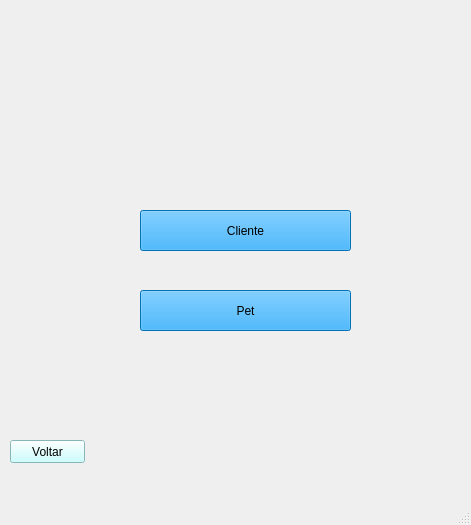
<?xml version="1.0" encoding="UTF-8"?>
<ui version="4.0">
 <class>MainWindow</class>
 <widget class="QMainWindow" name="MainWindow">
  <property name="geometry">
   <rect>
    <x>0</x>
    <y>0</y>
    <width>471</width>
    <height>525</height>
   </rect>
  </property>
  <property name="windowTitle">
   <string>MainWindow</string>
  </property>
  <widget class="QWidget" name="centralwidget">
   <widget class="QLabel" name="label">
    <property name="geometry">
     <rect>
      <x>-10</x>
      <y>-50</y>
      <width>481</width>
      <height>601</height>
     </rect>
    </property>
    <property name="text">
     <string/>
    </property>
    <property name="pixmap">
     <pixmap>../../../../Downloads/Seja bem-vindo (5).png</pixmap>
    </property>
   </widget>
   <widget class="QPushButton" name="btn_pet">
    <property name="geometry">
     <rect>
      <x>140</x>
      <y>290</y>
      <width>211</width>
      <height>41</height>
     </rect>
    </property>
    <property name="styleSheet">
     <string notr="true">background-color: rgb(2, 158, 255);</string>
    </property>
    <property name="text">
     <string>Pet</string>
    </property>
   </widget>
   <widget class="QPushButton" name="btn_cliente">
    <property name="geometry">
     <rect>
      <x>140</x>
      <y>210</y>
      <width>211</width>
      <height>41</height>
     </rect>
    </property>
    <property name="styleSheet">
     <string notr="true">background-color: rgb(2, 158, 255);</string>
    </property>
    <property name="text">
     <string>Cliente</string>
    </property>
   </widget>
   <widget class="QLabel" name="label_2">
    <property name="geometry">
     <rect>
      <x>-4</x>
      <y>0</y>
      <width>481</width>
      <height>481</height>
     </rect>
    </property>
    <property name="text">
     <string/>
    </property>
    <property name="pixmap">
     <pixmap>../Telas_icones/excluir_inicial.png</pixmap>
    </property>
   </widget>
   <widget class="QPushButton" name="btn_voltar">
    <property name="geometry">
     <rect>
      <x>10</x>
      <y>440</y>
      <width>75</width>
      <height>23</height>
     </rect>
    </property>
    <property name="styleSheet">
     <string notr="true">background-color: rgb(190, 255, 255);</string>
    </property>
    <property name="text">
     <string>Voltar</string>
    </property>
   </widget>
   <widget class="QLabel" name="label_3">
    <property name="geometry">
     <rect>
      <x>-10</x>
      <y>0</y>
      <width>481</width>
      <height>491</height>
     </rect>
    </property>
    <property name="text">
     <string/>
    </property>
    <property name="pixmap">
     <pixmap>excluir_inicial.png</pixmap>
    </property>
   </widget>
   <zorder>label_3</zorder>
   <zorder>label_2</zorder>
   <zorder>label</zorder>
   <zorder>btn_pet</zorder>
   <zorder>btn_cliente</zorder>
   <zorder>btn_voltar</zorder>
  </widget>
  <widget class="QMenuBar" name="menubar">
   <property name="geometry">
    <rect>
     <x>0</x>
     <y>0</y>
     <width>471</width>
     <height>21</height>
    </rect>
   </property>
  </widget>
  <widget class="QStatusBar" name="statusbar"/>
 </widget>
 <resources/>
 <connections/>
</ui>
